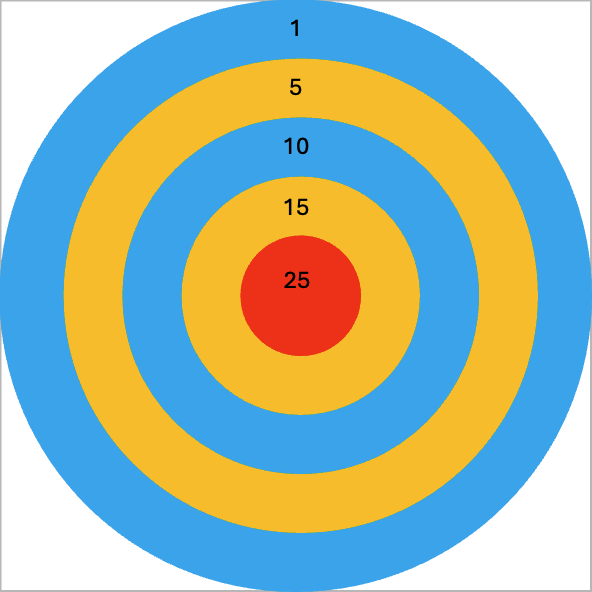
#> input picture Part3/dartboard1.png, 592 x 592 px, found by its file name
$ python 1.2.py
#> lines starting #> are read from the running program, lines starting #| are printed output that depends on the picture
### print_functions.py
from termcolor import colored, cprint
import sys

# [72 lines left out: functions limited_input, listed_input, ranged_input, print_table, not called in this run]

def print_title(title: str, colour: str = "red", attrs: list = ["bold"], title_words: bool = True):
    print("")
    if title_words:
        cprint(title.title(), colour, attrs=attrs)
    else:
        cprint(title, colour, attrs=attrs)

def print_header(header: str, colour: str = "yellow", attrs: list = ["bold", "underline"]):
    print("")
    cprint(header.upper(), colour, attrs=attrs)

### Part3/1.2.py
# Import the appropriate libraries.
from PIL import Image, ImageDraw
from print_functions import *
import random

# .open("") - lets computer know which image you will load
img = Image.open("Part3\\dartboard1.png")  # Replace with your file path
#> img is the input picture: PIL image 592x592 RGBA; mean R, G, B, A 164.5, 185.8, 170.5, 255
img = img.convert("RGB")  # Ensures it’s in RGB mode
#> img: PIL image 592x592 RGB

# load the image into your program's memory.
pixels = img.load()

# Show the image without edits.
img.show()

# Access pixel values
width, height = img.size
#> width = 592; height = 592

inside_dart_board = 0
outside_dart_board = 0
# Draw blue dots around the image by editing pixel values to blue.
for i in range(5000):
	# Randomly select a number within the range of the width of the image.
    rand_x = random.randint(0,width-1)
	# Randomly select a number within the height of the image.
    rand_y = random.randint(0,height-1)
    print(pixels[rand_x,rand_y])
    if any([pixels[rand_x,rand_y] == (255, 255, 255),
            pixels[rand_x,rand_y] == (255, 0, 0),
            pixels[rand_x,rand_y] == (183, 183, 183), # grey
            pixels[rand_x,rand_y] == (223, 223, 223)]): # light grey
        outside_dart_board += 1
        pixels[rand_x,rand_y] = (255, 0, 0)
    elif pixels[rand_x,rand_y] == (0, 0, 255):
        inside_dart_board += 1
    else:
        inside_dart_board += 1
        pixels[rand_x,rand_y] = (0,0,255)
#> this loop made 5000 passes
#| (59, 163, 234)
#| (59, 163, 234)
#| (255, 255, 255)
#| (247, 188, 43)
#| (247, 188, 43)
#| (247, 188, 43)
#| (59, 163, 234)
#| (59, 163, 234)
#> (further printed lines are left out)
#> after the loop, inside_dart_board = 3989; outside_dart_board = 1011

# Show image with the edits.
img.show()
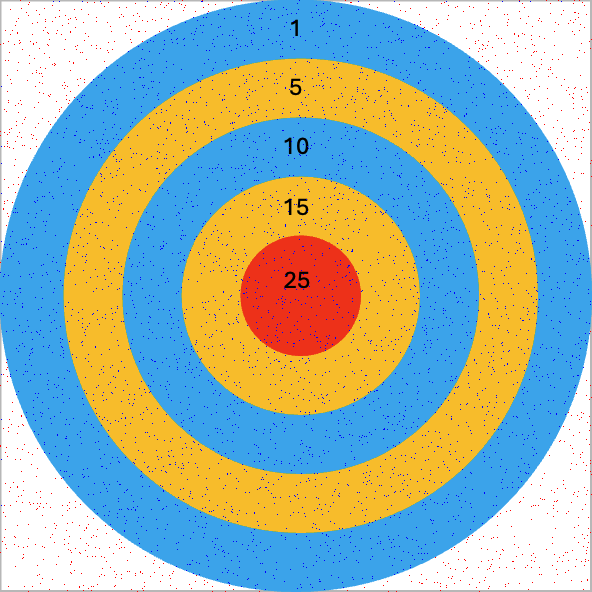
#> shown: PIL image 592x592 RGB; mean R, G, B 162.9, 183.1, 171
print_title("Results")
print("Space taken by bolt:")
print(f"Percentage: {inside_dart_board/(outside_dart_board+inside_dart_board)*100}%")
#| Percentage: 79.78%
print(f"Ratio: {inside_dart_board/(outside_dart_board+inside_dart_board)}")
#| Ratio: 0.7978
print(f"Amount of Pixels: {round(inside_dart_board/(outside_dart_board+inside_dart_board)*(width*height))} out of {(width*height)} pixels")
#| Amount of Pixels: 279600 out of 350464 pixels

$ run again, with Part3/dartboard2.png copied over Part3/dartboard1.png
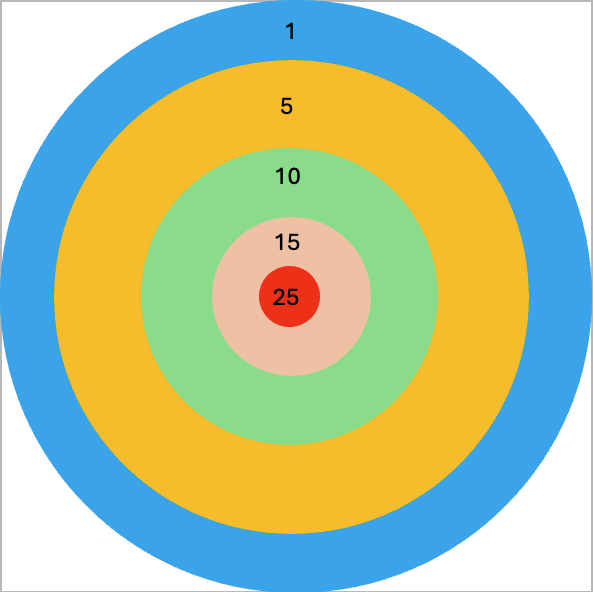
#> input picture Part3/dartboard2.png, 593 x 592 px, found by its file name
#> img is the input picture: PIL image 593x592 RGBA; mean R, G, B, A 178.7, 197.7, 160.3, 255
#> img: PIL image 593x592 RGB
#> the loop `for i in range(5000):` made 5000 passes
#| (247, 188, 43)
#| (59, 163, 234)
#| (255, 255, 255)
#| (138, 219, 138)
#| (247, 188, 43)
#> (further printed lines are left out)
#> after the loop `for i in range(5000):`: inside_dart_board = 3975; outside_dart_board = 1025
#> `img.show()`:
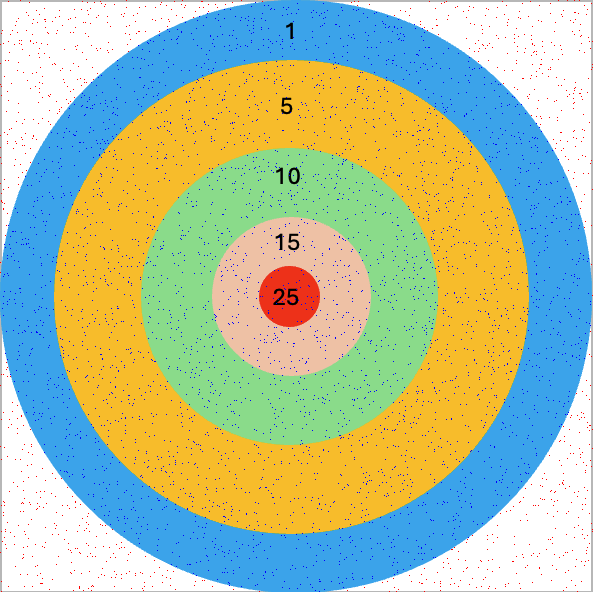
#> shown: PIL image 593x592 RGB; mean R, G, B 176.9, 194.9, 161
#| Percentage: 79.5%
#| Ratio: 0.795
#| Amount of Pixels: 279090 out of 351056 pixels
